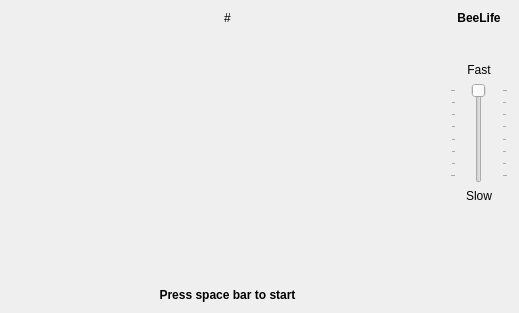
<?xml version="1.0" encoding="UTF-8"?>
<ui version="4.0">
 <class>GuiLifeWidget</class>
 <widget class="QWidget" name="GuiLifeWidget">
  <property name="geometry">
   <rect>
    <x>0</x>
    <y>0</y>
    <width>519</width>
    <height>313</height>
   </rect>
  </property>
  <property name="windowTitle">
   <string>Form</string>
  </property>
  <layout class="QHBoxLayout" name="horizontalLayout">
   <item>
    <layout class="QVBoxLayout" name="verticalLayout">
     <item>
      <widget class="QLabel" name="mp_labelCount">
       <property name="sizePolicy">
        <sizepolicy hsizetype="Expanding" vsizetype="Minimum">
         <horstretch>0</horstretch>
         <verstretch>0</verstretch>
        </sizepolicy>
       </property>
       <property name="text">
        <string>#</string>
       </property>
       <property name="alignment">
        <set>Qt::AlignCenter</set>
       </property>
      </widget>
     </item>
     <item>
      <widget class="LifeBoard" name="mp_life">
       <property name="sizePolicy">
        <sizepolicy hsizetype="Expanding" vsizetype="Expanding">
         <horstretch>0</horstretch>
         <verstretch>0</verstretch>
        </sizepolicy>
       </property>
       <property name="minimumSize">
        <size>
         <width>240</width>
         <height>150</height>
        </size>
       </property>
      </widget>
     </item>
     <item>
      <widget class="QLabel" name="mp_labelPause">
       <property name="sizePolicy">
        <sizepolicy hsizetype="Expanding" vsizetype="Minimum">
         <horstretch>0</horstretch>
         <verstretch>0</verstretch>
        </sizepolicy>
       </property>
       <property name="maximumSize">
        <size>
         <width>16777215</width>
         <height>16777215</height>
        </size>
       </property>
       <property name="font">
        <font>
         <weight>75</weight>
         <bold>true</bold>
        </font>
       </property>
       <property name="text">
        <string>Press space bar to start</string>
       </property>
       <property name="alignment">
        <set>Qt::AlignCenter</set>
       </property>
      </widget>
     </item>
    </layout>
   </item>
   <item>
    <layout class="QGridLayout" name="gridLayout">
     <item row="0" column="0" colspan="2">
      <widget class="QLabel" name="mp_labelTitle">
       <property name="sizePolicy">
        <sizepolicy hsizetype="Minimum" vsizetype="Minimum">
         <horstretch>0</horstretch>
         <verstretch>0</verstretch>
        </sizepolicy>
       </property>
       <property name="font">
        <font>
         <weight>75</weight>
         <bold>true</bold>
        </font>
       </property>
       <property name="text">
        <string>BeeLife</string>
       </property>
       <property name="alignment">
        <set>Qt::AlignCenter</set>
       </property>
      </widget>
     </item>
     <item row="1" column="0">
      <widget class="QPushButton" name="mp_pbRestart">
       <property name="sizePolicy">
        <sizepolicy hsizetype="Fixed" vsizetype="Fixed">
         <horstretch>0</horstretch>
         <verstretch>0</verstretch>
        </sizepolicy>
       </property>
       <property name="minimumSize">
        <size>
         <width>26</width>
         <height>26</height>
        </size>
       </property>
       <property name="maximumSize">
        <size>
         <width>26</width>
         <height>26</height>
        </size>
       </property>
       <property name="focusPolicy">
        <enum>Qt::NoFocus</enum>
       </property>
       <property name="toolTip">
        <string>Restart</string>
       </property>
       <property name="icon">
        <iconset resource="lifegame.qrc">
         <normaloff>:/plugins/life-restart.png</normaloff>:/plugins/life-restart.png</iconset>
       </property>
       <property name="iconSize">
        <size>
         <width>24</width>
         <height>24</height>
        </size>
       </property>
       <property name="flat">
        <bool>true</bool>
       </property>
      </widget>
     </item>
     <item row="1" column="1">
      <widget class="QPushButton" name="mp_pbClear">
       <property name="sizePolicy">
        <sizepolicy hsizetype="Fixed" vsizetype="Fixed">
         <horstretch>0</horstretch>
         <verstretch>0</verstretch>
        </sizepolicy>
       </property>
       <property name="minimumSize">
        <size>
         <width>26</width>
         <height>26</height>
        </size>
       </property>
       <property name="maximumSize">
        <size>
         <width>26</width>
         <height>26</height>
        </size>
       </property>
       <property name="focusPolicy">
        <enum>Qt::NoFocus</enum>
       </property>
       <property name="toolTip">
        <string>Clear</string>
       </property>
       <property name="icon">
        <iconset resource="lifegame.qrc">
         <normaloff>:/plugins/life-clear.png</normaloff>:/plugins/life-clear.png</iconset>
       </property>
       <property name="iconSize">
        <size>
         <width>24</width>
         <height>24</height>
        </size>
       </property>
       <property name="flat">
        <bool>true</bool>
       </property>
      </widget>
     </item>
     <item row="2" column="0" colspan="2">
      <widget class="QLabel" name="mp_labelFast">
       <property name="sizePolicy">
        <sizepolicy hsizetype="Minimum" vsizetype="Preferred">
         <horstretch>0</horstretch>
         <verstretch>0</verstretch>
        </sizepolicy>
       </property>
       <property name="text">
        <string>Fast</string>
       </property>
       <property name="alignment">
        <set>Qt::AlignCenter</set>
       </property>
      </widget>
     </item>
     <item row="3" column="0" colspan="2">
      <widget class="QSlider" name="mp_sliderSpeed">
       <property name="sizePolicy">
        <sizepolicy hsizetype="Minimum" vsizetype="Expanding">
         <horstretch>0</horstretch>
         <verstretch>0</verstretch>
        </sizepolicy>
       </property>
       <property name="minimumSize">
        <size>
         <width>0</width>
         <height>60</height>
        </size>
       </property>
       <property name="maximumSize">
        <size>
         <width>16777215</width>
         <height>200</height>
        </size>
       </property>
       <property name="focusPolicy">
        <enum>Qt::NoFocus</enum>
       </property>
       <property name="minimum">
        <number>200</number>
       </property>
       <property name="maximum">
        <number>1600</number>
       </property>
       <property name="singleStep">
        <number>200</number>
       </property>
       <property name="pageStep">
        <number>800</number>
       </property>
       <property name="sliderPosition">
        <number>200</number>
       </property>
       <property name="orientation">
        <enum>Qt::Vertical</enum>
       </property>
       <property name="invertedAppearance">
        <bool>true</bool>
       </property>
       <property name="invertedControls">
        <bool>false</bool>
       </property>
       <property name="tickPosition">
        <enum>QSlider::TicksBothSides</enum>
       </property>
       <property name="tickInterval">
        <number>200</number>
       </property>
      </widget>
     </item>
     <item row="4" column="0" colspan="2">
      <widget class="QLabel" name="mp_labelSlow">
       <property name="sizePolicy">
        <sizepolicy hsizetype="Minimum" vsizetype="Preferred">
         <horstretch>0</horstretch>
         <verstretch>0</verstretch>
        </sizepolicy>
       </property>
       <property name="text">
        <string>Slow</string>
       </property>
       <property name="alignment">
        <set>Qt::AlignCenter</set>
       </property>
      </widget>
     </item>
     <item row="5" column="0" colspan="2">
      <spacer name="verticalSpacer">
       <property name="orientation">
        <enum>Qt::Vertical</enum>
       </property>
       <property name="sizeHint" stdset="0">
        <size>
         <width>38</width>
         <height>97</height>
        </size>
       </property>
      </spacer>
     </item>
    </layout>
   </item>
  </layout>
 </widget>
 <customwidgets>
  <customwidget>
   <class>LifeBoard</class>
   <extends>QFrame</extends>
   <header>LifeBoard.h</header>
   <container>1</container>
  </customwidget>
 </customwidgets>
 <resources>
  <include location="lifegame.qrc"/>
 </resources>
 <connections/>
</ui>
